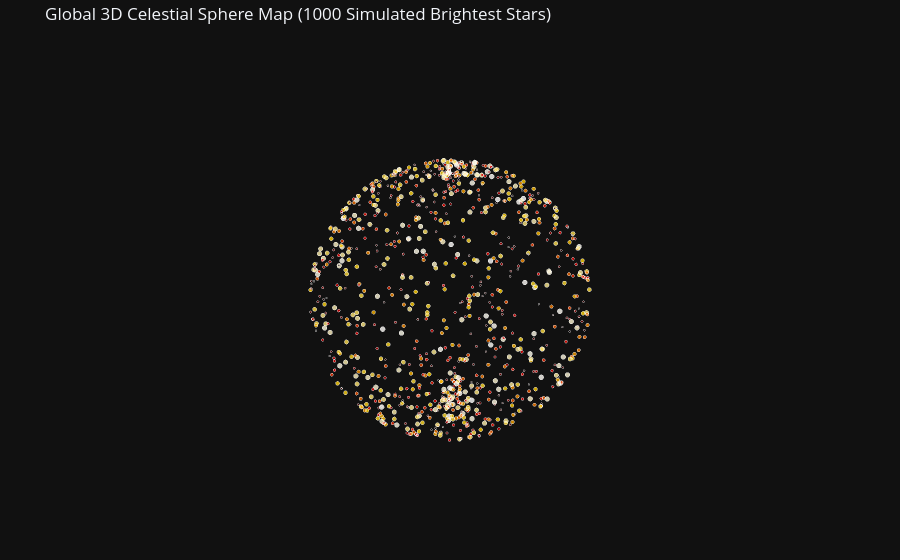

Source (notebook cell):
### Code cell
import pandas as pd
import numpy as np
import plotly.graph_objects as go
from astropy.coordinates import SkyCoord
import astropy.units as u

print("🎲 Generating a local mock star dataset instantly...")

# Create 1,000 random stars locally to bypass the slow SIMBAD server
np.random.seed(42)
num_stars = 1000

# Generate realistic random star data
mock_names = [f"Star-{i}" for i in range(num_stars)]
mock_ra = np.random.uniform(0, 360, num_stars)      # RA degrees
mock_dec = np.random.uniform(-90, 90, num_stars)    # Dec degrees
mock_flux = np.random.uniform(-1.46, 6.0, num_stars) # Magnitudes (from Sirius out to limit)

df = pd.DataFrame({
    'star_name': mock_names,
    'ra': mock_ra,
    'dec': mock_dec,
    'magnitude': mock_flux
})

print("📐 Mapping coordinates onto a 3D Celestial Sphere...")
# Map the coordinates locally
coords = SkyCoord(ra=df['ra'].values, dec=df['dec'].values, unit=(u.deg, u.deg), distance=1*u.pc)

df['x'] = coords.cartesian.x
df['y'] = coords.cartesian.y
df['z'] = coords.cartesian.z

# Dynamically size stars so bright stars appear larger
df['display_size'] = ((6.0 - df['magnitude']) / 2) + 2

print("🌌 Rendering Interactive Plot...")
# Create the interactive 3D plot
fig = go.Figure(data=[go.Scatter3d(
    x=df['x'],
    y=df['y'],
    z=df['z'],
    mode='markers',
    marker=dict(
        size=df['display_size'],
        color=df['magnitude'], 
        colorscale='Hot',  
        opacity=0.8,
        reversescale=True  
    ),
    hovertext=df['star_name'],
    hoverinfo='text'
)])

# Style the plot for a deep-space look
fig.update_layout(
    title=f"Global 3D Celestial Sphere Map ({len(df)} Simulated Brightest Stars)",
    scene=dict(
        xaxis=dict(showbackground=False, visible=False),
        yaxis=dict(showbackground=False, visible=False),
        zaxis=dict(showbackground=False, visible=False),
    ),
    margin=dict(l=0, r=0, b=0, t=40),
    template="plotly_dark"
)

# Render inside Jupyter Lab / Notebook
fig.show()

### Figure 1 — Plotly figure (JSON) as saved in the notebook; plotly's stock layout.template omitted (floating-point values rounded to 4 significant figures; data arrays with more than 128 entries replaced by an {"elided": "..."} marker saying what was removed)
{"data": [{"hoverinfo": "text", "hovertext": {"elided": "1000 str values"}, "marker": {"color": {"elided": "1000 float values"}, "colorscale": [[0, "rgb(0,0,0)"], [0.3333, "rgb(230,0,0)"], [0.6667, "rgb(255,210,0)"], [1, "rgb(255,255,255)"]], "opacity": 0.8, "reversescale": true, "size": {"elided": "1000 float values"}}, "mode": "markers", "type": "scatter3d", "x": {"elided": "1000 float values"}, "y": {"elided": "1000 float values"}, "z": {"elided": "1000 float values"}}], "layout": {"margin": {"b": 0, "l": 0, "r": 0, "t": 40}, "scene": {"xaxis": {"showbackground": false, "visible": false}, "yaxis": {"showbackground": false, "visible": false}, "zaxis": {"showbackground": false, "visible": false}}, "title": {"text": "Global 3D Celestial Sphere Map (1000 Simulated Brightest Stars)"}}}
